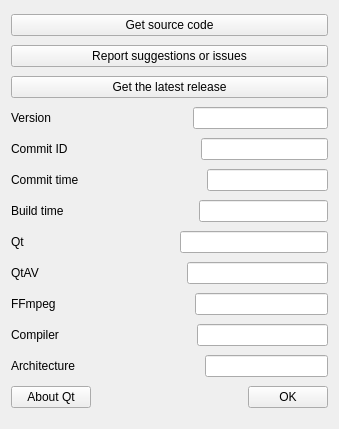
<?xml version="1.0" encoding="UTF-8"?>
<ui version="4.0">
 <class>AboutDialog</class>
 <widget class="QWidget" name="AboutDialog">
  <property name="geometry">
   <rect>
    <x>0</x>
    <y>0</y>
    <width>339</width>
    <height>429</height>
   </rect>
  </property>
  <property name="windowTitle">
   <string>About</string>
  </property>
  <layout class="QVBoxLayout" name="verticalLayout">
   <item>
    <widget class="QPushButton" name="pushButton_source">
     <property name="text">
      <string>Get source code</string>
     </property>
    </widget>
   </item>
   <item>
    <widget class="QPushButton" name="pushButton_issues">
     <property name="text">
      <string>Report suggestions or issues</string>
     </property>
    </widget>
   </item>
   <item>
    <widget class="QPushButton" name="pushButton_release">
     <property name="text">
      <string>Get the latest release</string>
     </property>
    </widget>
   </item>
   <item>
    <layout class="QHBoxLayout" name="horizontalLayout_5">
     <item>
      <widget class="QLabel" name="label_4">
       <property name="sizePolicy">
        <sizepolicy hsizetype="Preferred" vsizetype="Fixed">
         <horstretch>0</horstretch>
         <verstretch>0</verstretch>
        </sizepolicy>
       </property>
       <property name="text">
        <string>Version</string>
       </property>
      </widget>
     </item>
     <item>
      <spacer name="horizontalSpacer_2">
       <property name="orientation">
        <enum>Qt::Horizontal</enum>
       </property>
       <property name="sizeHint" stdset="0">
        <size>
         <width>40</width>
         <height>20</height>
        </size>
       </property>
      </spacer>
     </item>
     <item>
      <widget class="QLineEdit" name="lineEdit_version">
       <property name="sizePolicy">
        <sizepolicy hsizetype="Expanding" vsizetype="Fixed">
         <horstretch>0</horstretch>
         <verstretch>0</verstretch>
        </sizepolicy>
       </property>
       <property name="minimumSize">
        <size>
         <width>0</width>
         <height>0</height>
        </size>
       </property>
       <property name="readOnly">
        <bool>true</bool>
       </property>
      </widget>
     </item>
    </layout>
   </item>
   <item>
    <layout class="QHBoxLayout" name="horizontalLayout_6">
     <item>
      <widget class="QLabel" name="label_8">
       <property name="sizePolicy">
        <sizepolicy hsizetype="Preferred" vsizetype="Fixed">
         <horstretch>0</horstretch>
         <verstretch>0</verstretch>
        </sizepolicy>
       </property>
       <property name="text">
        <string>Commit ID</string>
       </property>
      </widget>
     </item>
     <item>
      <spacer name="horizontalSpacer_3">
       <property name="orientation">
        <enum>Qt::Horizontal</enum>
       </property>
       <property name="sizeHint" stdset="0">
        <size>
         <width>40</width>
         <height>20</height>
        </size>
       </property>
      </spacer>
     </item>
     <item>
      <widget class="QLineEdit" name="lineEdit_commit_id">
       <property name="sizePolicy">
        <sizepolicy hsizetype="Expanding" vsizetype="Fixed">
         <horstretch>0</horstretch>
         <verstretch>0</verstretch>
        </sizepolicy>
       </property>
       <property name="readOnly">
        <bool>true</bool>
       </property>
      </widget>
     </item>
    </layout>
   </item>
   <item>
    <layout class="QHBoxLayout" name="horizontalLayout_7">
     <item>
      <widget class="QLabel" name="label_9">
       <property name="sizePolicy">
        <sizepolicy hsizetype="Preferred" vsizetype="Fixed">
         <horstretch>0</horstretch>
         <verstretch>0</verstretch>
        </sizepolicy>
       </property>
       <property name="text">
        <string>Commit time</string>
       </property>
      </widget>
     </item>
     <item>
      <spacer name="horizontalSpacer_4">
       <property name="orientation">
        <enum>Qt::Horizontal</enum>
       </property>
       <property name="sizeHint" stdset="0">
        <size>
         <width>40</width>
         <height>20</height>
        </size>
       </property>
      </spacer>
     </item>
     <item>
      <widget class="QLineEdit" name="lineEdit_commit_time">
       <property name="sizePolicy">
        <sizepolicy hsizetype="Expanding" vsizetype="Fixed">
         <horstretch>0</horstretch>
         <verstretch>0</verstretch>
        </sizepolicy>
       </property>
       <property name="readOnly">
        <bool>true</bool>
       </property>
      </widget>
     </item>
    </layout>
   </item>
   <item>
    <layout class="QHBoxLayout" name="horizontalLayout_13">
     <item>
      <widget class="QLabel" name="label">
       <property name="sizePolicy">
        <sizepolicy hsizetype="Preferred" vsizetype="Fixed">
         <horstretch>0</horstretch>
         <verstretch>0</verstretch>
        </sizepolicy>
       </property>
       <property name="text">
        <string>Build time</string>
       </property>
      </widget>
     </item>
     <item>
      <spacer name="horizontalSpacer_13">
       <property name="orientation">
        <enum>Qt::Horizontal</enum>
       </property>
       <property name="sizeHint" stdset="0">
        <size>
         <width>40</width>
         <height>20</height>
        </size>
       </property>
      </spacer>
     </item>
     <item>
      <widget class="QLineEdit" name="lineEdit_build_time">
       <property name="sizePolicy">
        <sizepolicy hsizetype="Expanding" vsizetype="Fixed">
         <horstretch>0</horstretch>
         <verstretch>0</verstretch>
        </sizepolicy>
       </property>
       <property name="readOnly">
        <bool>true</bool>
       </property>
      </widget>
     </item>
    </layout>
   </item>
   <item>
    <layout class="QHBoxLayout" name="horizontalLayout_8">
     <item>
      <widget class="QLabel" name="label_5">
       <property name="sizePolicy">
        <sizepolicy hsizetype="Preferred" vsizetype="Fixed">
         <horstretch>0</horstretch>
         <verstretch>0</verstretch>
        </sizepolicy>
       </property>
       <property name="text">
        <string>Qt</string>
       </property>
      </widget>
     </item>
     <item>
      <spacer name="horizontalSpacer_5">
       <property name="orientation">
        <enum>Qt::Horizontal</enum>
       </property>
       <property name="sizeHint" stdset="0">
        <size>
         <width>40</width>
         <height>20</height>
        </size>
       </property>
      </spacer>
     </item>
     <item>
      <widget class="QLineEdit" name="lineEdit_qt">
       <property name="sizePolicy">
        <sizepolicy hsizetype="Expanding" vsizetype="Fixed">
         <horstretch>0</horstretch>
         <verstretch>0</verstretch>
        </sizepolicy>
       </property>
       <property name="readOnly">
        <bool>true</bool>
       </property>
      </widget>
     </item>
    </layout>
   </item>
   <item>
    <layout class="QHBoxLayout" name="horizontalLayout_9">
     <item>
      <widget class="QLabel" name="label_6">
       <property name="sizePolicy">
        <sizepolicy hsizetype="Preferred" vsizetype="Fixed">
         <horstretch>0</horstretch>
         <verstretch>0</verstretch>
        </sizepolicy>
       </property>
       <property name="text">
        <string>QtAV</string>
       </property>
      </widget>
     </item>
     <item>
      <spacer name="horizontalSpacer_6">
       <property name="orientation">
        <enum>Qt::Horizontal</enum>
       </property>
       <property name="sizeHint" stdset="0">
        <size>
         <width>40</width>
         <height>20</height>
        </size>
       </property>
      </spacer>
     </item>
     <item>
      <widget class="QLineEdit" name="lineEdit_qtav">
       <property name="sizePolicy">
        <sizepolicy hsizetype="Expanding" vsizetype="Fixed">
         <horstretch>0</horstretch>
         <verstretch>0</verstretch>
        </sizepolicy>
       </property>
       <property name="readOnly">
        <bool>true</bool>
       </property>
      </widget>
     </item>
    </layout>
   </item>
   <item>
    <layout class="QHBoxLayout" name="horizontalLayout_10">
     <item>
      <widget class="QLabel" name="label_7">
       <property name="sizePolicy">
        <sizepolicy hsizetype="Preferred" vsizetype="Fixed">
         <horstretch>0</horstretch>
         <verstretch>0</verstretch>
        </sizepolicy>
       </property>
       <property name="text">
        <string>FFmpeg</string>
       </property>
      </widget>
     </item>
     <item>
      <spacer name="horizontalSpacer_7">
       <property name="orientation">
        <enum>Qt::Horizontal</enum>
       </property>
       <property name="sizeHint" stdset="0">
        <size>
         <width>40</width>
         <height>20</height>
        </size>
       </property>
      </spacer>
     </item>
     <item>
      <widget class="QLineEdit" name="lineEdit_ffmpeg">
       <property name="sizePolicy">
        <sizepolicy hsizetype="Expanding" vsizetype="Fixed">
         <horstretch>0</horstretch>
         <verstretch>0</verstretch>
        </sizepolicy>
       </property>
       <property name="readOnly">
        <bool>true</bool>
       </property>
      </widget>
     </item>
    </layout>
   </item>
   <item>
    <layout class="QHBoxLayout" name="horizontalLayout_11">
     <item>
      <widget class="QLabel" name="label_10">
       <property name="sizePolicy">
        <sizepolicy hsizetype="Preferred" vsizetype="Fixed">
         <horstretch>0</horstretch>
         <verstretch>0</verstretch>
        </sizepolicy>
       </property>
       <property name="text">
        <string>Compiler</string>
       </property>
      </widget>
     </item>
     <item>
      <spacer name="horizontalSpacer_8">
       <property name="orientation">
        <enum>Qt::Horizontal</enum>
       </property>
       <property name="sizeHint" stdset="0">
        <size>
         <width>40</width>
         <height>20</height>
        </size>
       </property>
      </spacer>
     </item>
     <item>
      <widget class="QLineEdit" name="lineEdit_compiler">
       <property name="sizePolicy">
        <sizepolicy hsizetype="Expanding" vsizetype="Fixed">
         <horstretch>0</horstretch>
         <verstretch>0</verstretch>
        </sizepolicy>
       </property>
       <property name="readOnly">
        <bool>true</bool>
       </property>
      </widget>
     </item>
    </layout>
   </item>
   <item>
    <layout class="QHBoxLayout" name="horizontalLayout_12">
     <item>
      <widget class="QLabel" name="label_11">
       <property name="sizePolicy">
        <sizepolicy hsizetype="Preferred" vsizetype="Fixed">
         <horstretch>0</horstretch>
         <verstretch>0</verstretch>
        </sizepolicy>
       </property>
       <property name="text">
        <string>Architecture</string>
       </property>
      </widget>
     </item>
     <item>
      <spacer name="horizontalSpacer_9">
       <property name="orientation">
        <enum>Qt::Horizontal</enum>
       </property>
       <property name="sizeHint" stdset="0">
        <size>
         <width>40</width>
         <height>20</height>
        </size>
       </property>
      </spacer>
     </item>
     <item>
      <widget class="QLineEdit" name="lineEdit_arch">
       <property name="sizePolicy">
        <sizepolicy hsizetype="Expanding" vsizetype="Fixed">
         <horstretch>0</horstretch>
         <verstretch>0</verstretch>
        </sizepolicy>
       </property>
       <property name="readOnly">
        <bool>true</bool>
       </property>
      </widget>
     </item>
    </layout>
   </item>
   <item>
    <layout class="QHBoxLayout" name="horizontalLayout">
     <item>
      <widget class="QPushButton" name="pushButton_aboutQt">
       <property name="text">
        <string>About Qt</string>
       </property>
      </widget>
     </item>
     <item>
      <spacer name="horizontalSpacer">
       <property name="orientation">
        <enum>Qt::Horizontal</enum>
       </property>
       <property name="sizeHint" stdset="0">
        <size>
         <width>40</width>
         <height>20</height>
        </size>
       </property>
      </spacer>
     </item>
     <item>
      <widget class="QPushButton" name="pushButton_ok">
       <property name="text">
        <string>OK</string>
       </property>
      </widget>
     </item>
    </layout>
   </item>
  </layout>
 </widget>
 <connections/>
</ui>
